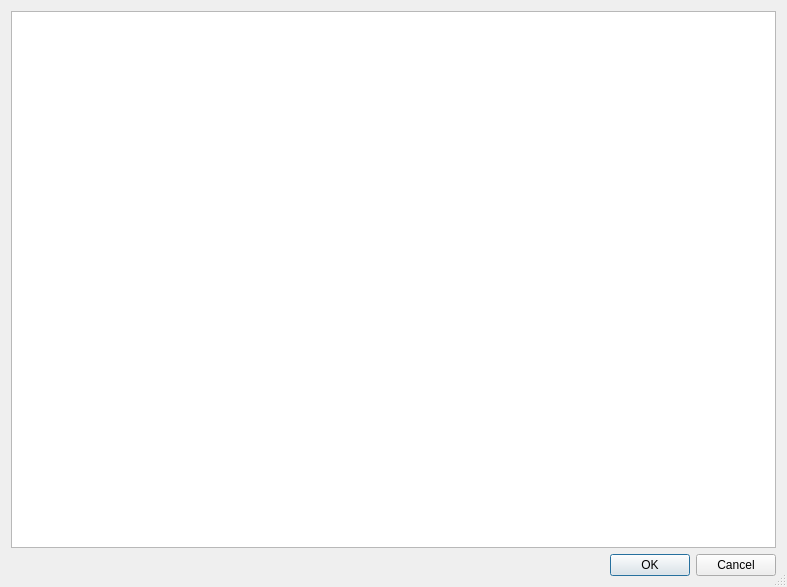
<?xml version="1.0" encoding="UTF-8"?>
<ui version="4.0">
 <class>InsertDialog</class>
 <widget class="QDialog" name="InsertDialog">
  <property name="geometry">
   <rect>
    <x>0</x>
    <y>0</y>
    <width>787</width>
    <height>587</height>
   </rect>
  </property>
  <property name="minimumSize">
   <size>
    <width>400</width>
    <height>300</height>
   </size>
  </property>
  <property name="windowTitle">
   <string>Insert files</string>
  </property>
  <property name="sizeGripEnabled">
   <bool>true</bool>
  </property>
  <property name="modal">
   <bool>true</bool>
  </property>
  <layout class="QVBoxLayout" name="verticalLayout">
   <item>
    <widget class="QListWidget" name="list">
     <property name="alternatingRowColors">
      <bool>true</bool>
     </property>
    </widget>
   </item>
   <item>
    <widget class="QDialogButtonBox" name="buttons">
     <property name="standardButtons">
      <set>QDialogButtonBox::Cancel|QDialogButtonBox::Ok</set>
     </property>
    </widget>
   </item>
  </layout>
 </widget>
 <resources/>
 <connections>
  <connection>
   <sender>buttons</sender>
   <signal>accepted()</signal>
   <receiver>InsertDialog</receiver>
   <slot>accept()</slot>
   <hints>
    <hint type="sourcelabel">
     <x>393</x>
     <y>565</y>
    </hint>
    <hint type="destinationlabel">
     <x>393</x>
     <y>293</y>
    </hint>
   </hints>
  </connection>
  <connection>
   <sender>buttons</sender>
   <signal>rejected()</signal>
   <receiver>InsertDialog</receiver>
   <slot>reject()</slot>
   <hints>
    <hint type="sourcelabel">
     <x>393</x>
     <y>565</y>
    </hint>
    <hint type="destinationlabel">
     <x>393</x>
     <y>293</y>
    </hint>
   </hints>
  </connection>
 </connections>
</ui>
